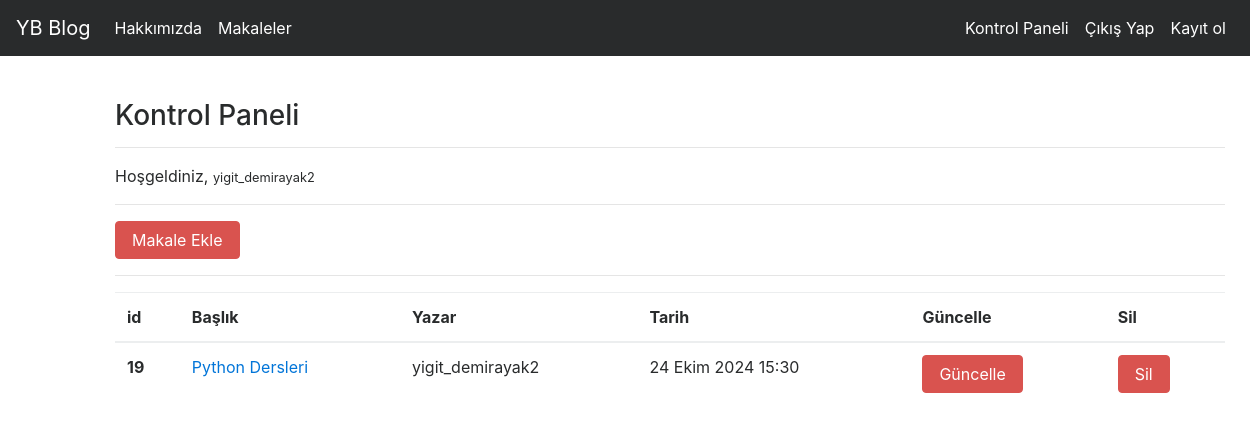
Page /articles/dashboard/ (signed in) on the committed database.
### article/models.py (models this page shows, shortened)
class Article(models.Model):
    author = models.ForeignKey("auth.User",on_delete = models.CASCADE,verbose_name = "Yazar")
    title = models.CharField(max_length = 50,verbose_name = "Başlık")
    content = RichTextField()
    created_date = models.DateTimeField(auto_now_add = True,verbose_name = "Oluşturulma Tarihi")
    article_image = models.FileField(blank = True,null = True,verbose_name = "Makaleye Fotoğraf Ekleyin")
    class Meta:
        ordering = ["-created_date"]

### article/views.py (the view)
# urls.py: path("dashboard/",views.dashboard,name = "dashboard"),
@login_required(login_url = "user:login")
def  dashboard(request):
    articles = Article.objects.filter(author = request.user)
    context = {
        "articles":articles
    }
    return render(request,"dashboard.html",context)

### templates/dashboard.html
{% extends "layout.html" %}
{% block body %}
<h3>Kontrol Paneli</h3>
<hr>
<p>
    Hoşgeldiniz, <small>{{request.user.username}}</small>
</p>
<hr>
<a class = "btn btn-danger" href = "/articles/addarticle" >Makale Ekle</a>
<hr>
{% if articles %}
<table class="table">
  <thead>
    <tr>
      <th scope="col">id</th>
      <th scope="col">Başlık</th>
      <th scope="col">Yazar</th>
      <th scope="col">Tarih</th>
      <th scope="col">Güncelle</th>
      <th scope="col">Sil</th>
    </tr>
    </thead>
  <tbody>
    {% for article in articles %}
    <tr>
      <th scope="row">{{article.id}}</th>
      <td><a href="/articles/article/{{article.id}}">{{article.title}}</a></td>
      <td>{{article.author.username}}</td>
      <td>{{article.created_date}}</td>
      <td><a href="/articles/update/{{article.id}}" class = "btn btn-danger">Güncelle</a></td>
      <td><a href="/articles/delete/{{article.id}}" class = "btn btn-danger">Sil</a></td>
    </tr>
    {% endfor %}
    </tbody>
    </table>
{% else %}
<div class = "alert alert-danger">
    Henüz bir makaleniz bulunmuyor...
</div>
{% endif %}
{% endblock body %}

### rows in the picture
Article: id "19", title "Python Dersleri", author.username "yigit_demirayak2", created_date "24 Ekim 2024 15:30"

### other values in the picture
{{ request.user.username }} "yigit_demirayak2"
